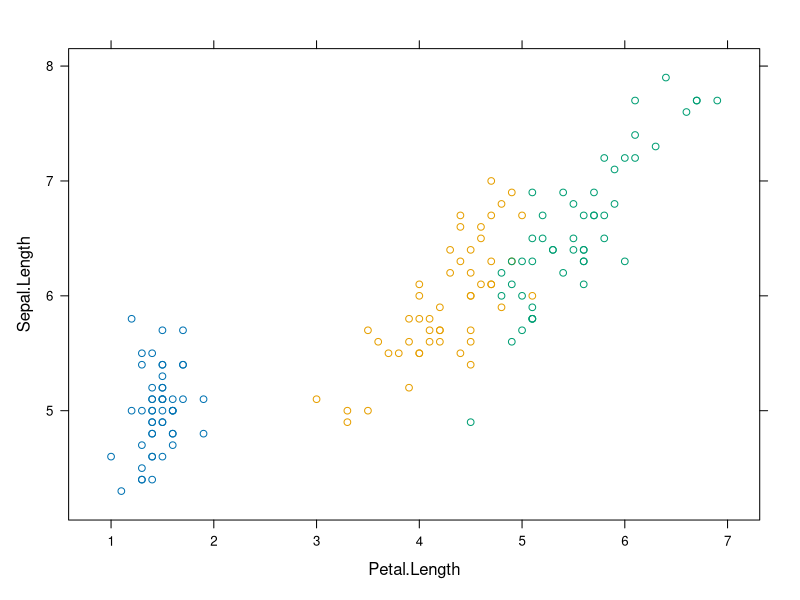

Here is the R script that generated this plot:
setwd('~/projects/DataScience/R Azure ML/big_data_r_azure/Mod04')

install.packages('lattice')
library(lattice)
View(iris)
xyplot(data = iris, groups = Species, Sepal.Length ~ Petal.Length  )
